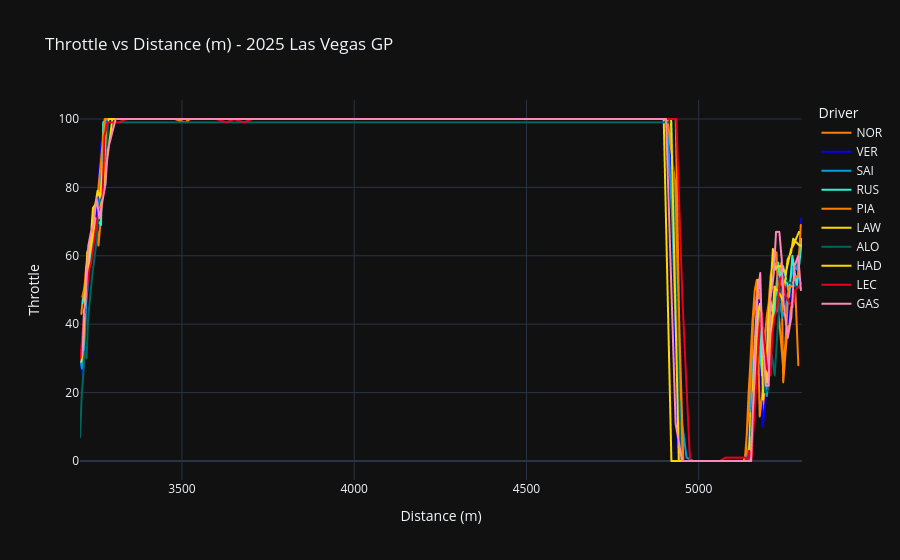

Notebook code for this chart:
### Code cell
throttle25 = px.line(
    q25_tele,
    x='Distance',
    y='Throttle',
    color='Driver',
    color_discrete_map=driver_colors,
    template='plotly_dark',
    title='Throttle vs Distance (m) - 2025 Las Vegas GP',
    labels={'Distance': 'Distance (m)', 'Throttle': 'Throttle'},
)
throttle25.show()
